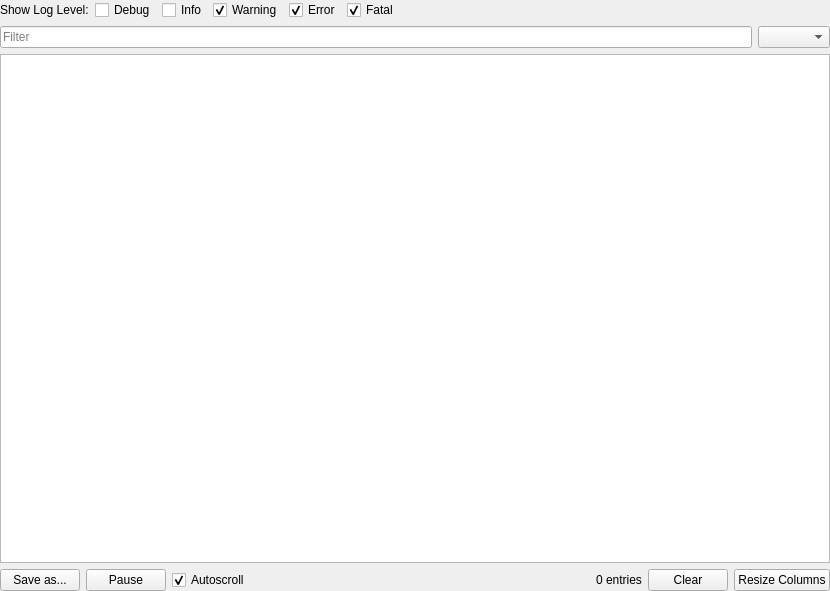
<?xml version="1.0" encoding="UTF-8"?>
<ui version="4.0">
 <class>LogWidget</class>
 <widget class="QWidget" name="LogWidget">
  <property name="geometry">
   <rect>
    <x>0</x>
    <y>0</y>
    <width>830</width>
    <height>591</height>
   </rect>
  </property>
  <layout class="QVBoxLayout" name="verticalLayout">
   <property name="leftMargin">
    <number>0</number>
   </property>
   <property name="topMargin">
    <number>0</number>
   </property>
   <property name="rightMargin">
    <number>0</number>
   </property>
   <property name="bottomMargin">
    <number>0</number>
   </property>
   <item>
    <layout class="QHBoxLayout" name="log_level_layout">
     <item>
      <widget class="QLabel" name="show_log_level_label">
       <property name="text">
        <string>Show Log Level:</string>
       </property>
      </widget>
     </item>
     <item>
      <widget class="QCheckBox" name="debug_checkbox">
       <property name="text">
        <string>Debug</string>
       </property>
       <property name="checked">
        <bool>false</bool>
       </property>
      </widget>
     </item>
     <item>
      <widget class="QCheckBox" name="info_checkbox">
       <property name="text">
        <string>Info</string>
       </property>
       <property name="checked">
        <bool>false</bool>
       </property>
      </widget>
     </item>
     <item>
      <widget class="QCheckBox" name="warning_checkbox">
       <property name="text">
        <string>Warning</string>
       </property>
       <property name="checked">
        <bool>true</bool>
       </property>
      </widget>
     </item>
     <item>
      <widget class="QCheckBox" name="error_checkbox">
       <property name="text">
        <string>Error</string>
       </property>
       <property name="checked">
        <bool>true</bool>
       </property>
      </widget>
     </item>
     <item>
      <widget class="QCheckBox" name="fatal_checkbox">
       <property name="text">
        <string>Fatal</string>
       </property>
       <property name="checked">
        <bool>true</bool>
       </property>
      </widget>
     </item>
     <item>
      <spacer name="log_level_spacer">
       <property name="orientation">
        <enum>Qt::Horizontal</enum>
       </property>
       <property name="sizeHint" stdset="0">
        <size>
         <width>0</width>
         <height>0</height>
        </size>
       </property>
      </spacer>
     </item>
    </layout>
   </item>
   <item>
    <layout class="QHBoxLayout" name="filter_layout">
     <item>
      <widget class="QFilterLineEdit" name="filter_lineedit">
       <property name="placeholderText">
        <string>Filter</string>
       </property>
      </widget>
     </item>
     <item>
      <widget class="QComboBox" name="filter_combobox"/>
     </item>
    </layout>
   </item>
   <item>
    <widget class="QAdvancedTreeView" name="log_tree">
     <property name="editTriggers">
      <set>QAbstractItemView::NoEditTriggers</set>
     </property>
     <property name="selectionMode">
      <enum>QAbstractItemView::ExtendedSelection</enum>
     </property>
     <property name="rootIsDecorated">
      <bool>false</bool>
     </property>
     <property name="uniformRowHeights">
      <bool>true</bool>
     </property>
     <property name="itemsExpandable">
      <bool>false</bool>
     </property>
     <property name="allColumnsShowFocus">
      <bool>true</bool>
     </property>
     <property name="expandsOnDoubleClick">
      <bool>false</bool>
     </property>
    </widget>
   </item>
   <item>
    <layout class="QHBoxLayout" name="button_layout">
     <item>
      <widget class="QPushButton" name="save_button">
       <property name="minimumSize">
        <size>
         <width>20</width>
         <height>0</height>
        </size>
       </property>
       <property name="text">
        <string>Save as...</string>
       </property>
       <property name="icon">
        <iconset resource="../../../../../iconset/ecalicons.qrc">
         <normaloff>:/ecalicons/SAVE_AS</normaloff>:/ecalicons/SAVE_AS</iconset>
       </property>
      </widget>
     </item>
     <item>
      <widget class="QPushButton" name="pause_button">
       <property name="minimumSize">
        <size>
         <width>20</width>
         <height>0</height>
        </size>
       </property>
       <property name="text">
        <string>Pause</string>
       </property>
       <property name="icon">
        <iconset resource="../../../../../iconset/ecalicons.qrc">
         <normaloff>:/ecalicons/PAUSE</normaloff>
         <normalon>:/ecalicons/START</normalon>:/ecalicons/PAUSE</iconset>
       </property>
       <property name="checkable">
        <bool>true</bool>
       </property>
      </widget>
     </item>
     <item>
      <widget class="QCheckBox" name="autoscroll_checkbox">
       <property name="minimumSize">
        <size>
         <width>20</width>
         <height>0</height>
        </size>
       </property>
       <property name="text">
        <string>Autoscroll</string>
       </property>
       <property name="checked">
        <bool>true</bool>
       </property>
      </widget>
     </item>
     <item>
      <spacer name="button_spacer">
       <property name="orientation">
        <enum>Qt::Horizontal</enum>
       </property>
       <property name="sizeHint" stdset="0">
        <size>
         <width>0</width>
         <height>0</height>
        </size>
       </property>
      </spacer>
     </item>
     <item>
      <widget class="QLabel" name="message_counter_label">
       <property name="minimumSize">
        <size>
         <width>20</width>
         <height>0</height>
        </size>
       </property>
       <property name="text">
        <string>0 entries</string>
       </property>
      </widget>
     </item>
     <item>
      <widget class="QPushButton" name="clear_button">
       <property name="minimumSize">
        <size>
         <width>20</width>
         <height>0</height>
        </size>
       </property>
       <property name="text">
        <string>Clear</string>
       </property>
       <property name="icon">
        <iconset resource="../../../../../iconset/ecalicons.qrc">
         <normaloff>:/ecalicons/REMOVE</normaloff>:/ecalicons/REMOVE</iconset>
       </property>
      </widget>
     </item>
     <item>
      <widget class="QPushButton" name="resize_columns_button">
       <property name="minimumSize">
        <size>
         <width>20</width>
         <height>0</height>
        </size>
       </property>
       <property name="text">
        <string>Resize Columns</string>
       </property>
       <property name="icon">
        <iconset resource="../../../../../iconset/ecalicons.qrc">
         <normaloff>:/ecalicons/TABLE_WIDTH</normaloff>:/ecalicons/TABLE_WIDTH</iconset>
       </property>
      </widget>
     </item>
    </layout>
   </item>
  </layout>
 </widget>
 <customwidgets>
  <customwidget>
   <class>QAdvancedTreeView</class>
   <extends>QTreeView</extends>
   <header>CustomQt/QAdvancedTreeView.h</header>
  </customwidget>
  <customwidget>
   <class>QFilterLineEdit</class>
   <extends>QLineEdit</extends>
   <header>CustomQt/QFilterLineEdit.h</header>
  </customwidget>
 </customwidgets>
 <resources>
  <include location="../../../../../iconset/ecalicons.qrc"/>
 </resources>
 <connections/>
</ui>
